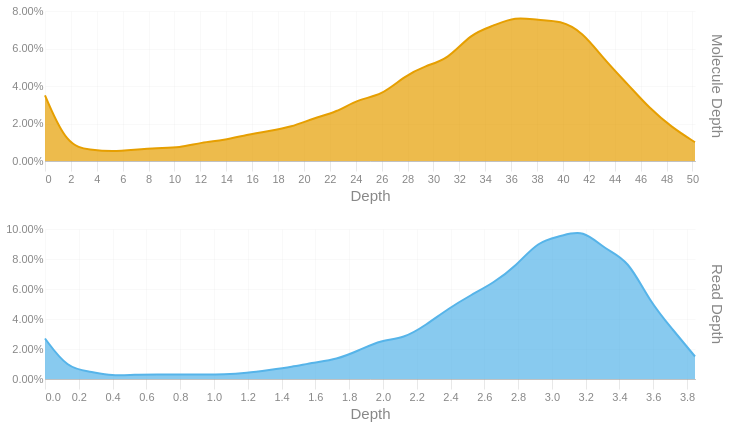

The code cell stored with this chart in its notebook:
### Code cell
readdep = depth_hist(tb['Read Depth'], q99, 3)
readdep = readdep.with_columns(pl.lit('Read Depth').alias('Metric'))
if not SKIPLR:
    moldep = depth_hist(tb['Molecule Depth'], mol_q99, 1)
    moldep = moldep.with_columns(pl.lit('Molecule Depth').alias('Metric'))
    _hist = pl.concat([readdep, moldep])
    _hist = _hist.filter(pl.col('Proportion') != 0)
    with SafeRender(_hist):
        (
            alt.Chart(_hist)        
            .mark_area(interpolate = "basis")
            .encode(
                x=alt.X('Bin:Q').scale(domainMin=0).axis(alt.Axis(title='Depth')),
                y = alt.Y('Proportion:Q', title = None).axis(format = '.2%'),
                color = alt.Color('Metric:N').legend(None),
                row = alt.Row("Metric:N").header(title = None, labelOrient = 'right'),
                tooltip = [
                    alt.Tooltip("Metric:N", title = "Metric"),
                    alt.Tooltip('Interval:N', title = "Depth Interval"),
                    alt.Tooltip('Proportion:Q', title = "% Alignments").format('.2%')
                ]
            )
            .resolve_scale(x='independent', y='independent')
            .properties(
                height = 150, width = 650,
                usermeta={'embedOptions': {'downloadFileName': f'{samplename}.depth.hist'}}
            )
        ).display()
else:
    readdep = readdep.filter(pl.col('Proportion') != 0)
    with SafeRender(readdep):
        (
            alt.Chart(readdep)        
            .mark_area(interpolate = "basis")
            .encode(
                x=alt.X('Bin:Q').scale(domainMin=0).axis(alt.Axis(title='Depth')),
                y = alt.Y('Proportion:Q', title = None).axis(format = '.2%'),
                tooltip = [
                    alt.Tooltip('Interval:N', title = "Depth Interval"),
                    alt.Tooltip('Proportion:Q', title = "% Alignments").format('.2%')
                ]
            )
            .properties(
                usermeta={'embedOptions': {'downloadFileName': f'{samplename}.depth.hist'}}
            )
        ).display()

### Figure 1 — Vega-Lite specification as saved in the notebook (floating-point values rounded to 4 significant figures)
{"width": 650, "height": 150, "config": {"title": {"anchor": "start", "dy": -15, "fontSize": 18, "color": "#888888", "subtitleColor": "#888888", "subtitleFontSize": 14}, "arc": {"fill": "#0072B2"}, "axis": {"domainColor": "#888888", "domainWidth": 0.5, "gridWidth": 0.2, "grid": false, "titleFontWeight": 400, "titleFontSize": 15, "labelFontSize": 11, "labelColor": "#888888", "tickColor": "#888888", "tickWidth": 0.2, "titleColor": "#888888"}, "axisBand": {"grid": false}, "axisX": {"grid": true, "tickSize": 10, "domainCap": "round"}, "axisY": {"domain": false, "grid": true, "tickSize": 0, "domainCap": "round"}, "background": "transparent", "header": {"labelFontSize": 15, "labelColor": "#888888", "titleFontSize": 15, "titleFontWeight": 600, "titleColor": "#888888"}, "legend": {"labelFont": "sans-serif", "labelFontSize": 12, "labelColor": "#888888", "symbolSize": 100, "symbolType": "circle", "titleFontSize": 12, "titlePadding": 10, "titleColor": "#888888", "title": null}, "range": {"category": ["#E69F00", "#56B4E9", "#009E73", "#F0E442", "#0072B2", "#D55E00", "#CC79A7", "#000000"], "diverging": ["#cfe8f3", "#a2d4ec", "#73bfe2", "#46abdb", "#1696d2", "#12719e"]}, "area": {"fill": "#0072B2", "fillOpacity": 0.7, "line": true, "strokeOpacity": 0.7}, "line": {"color": "#0072B2", "stroke": "#0072B2", "strokeWidth": 2}, "trail": {"color": "#0072B2", "stroke": "#0072B2", "strokeWidth": 0, "size": 1}, "point": {"filled": true, "fillOpacity": 1.0, "size": 95}, "text": {"color": "#888888", "fontSize": 11, "align": "right", "fontWeight": 400, "size": 11}, "bar": {"fill": "#0072B2", "stroke": null}, "view": {"stroke": null, "continuousWidth": 660, "continuousHeight": 400}}, "data": {"name": "data-6fe3496433c33006a457c7c495068c53"}, "mark": {"type": "area", "interpolate": "basis"}, "encoding": {"color": {"field": "Metric", "legend": null, "type": "nominal"}, "row": {"field": "Metric", "header": {"title": null, "labelOrient": "right"}, "type": "nominal"}, "tooltip": [{"field": "Metric", "title": "Metric", "type": "nominal"}, {"field": "Interval", "title": "Depth Interval", "type": "nominal"}, {"field": "Proportion", "format": ".2%", "title": "% Alignments", "type": "quantitative"}], "x": {"axis": {"title": "Depth"}, "field": "Bin", "scale": {"domainMin": 0}, "type": "quantitative"}, "y": {"axis": {"format": ".2%"}, "field": "Proportion", "title": null, "type": "quantitative"}}, "resolve": {"scale": {"x": "independent", "y": "independent"}}, "usermeta": {"embedOptions": {"downloadFileName": "S5_Connecticut_979.depth.hist"}}, "$schema": "https://vega.github.io/schema/vega-lite/v6.1.0.json", "datasets": {"data-6fe3496433c33006a457c7c495068c53": [{"Bin": 0.0, "Interval": "0.0-0.133", "Proportion": 0.027, "Metric": "Read Depth"}, {"Bin": 0.133, "Interval": "0.133-0.265", "Proportion": 0.007, "Metric": "Read Depth"}, {"Bin": 0.265, "Interval": "0.265-0.398", "Proportion": 0.005, "Metric": "Read Depth"}, {"Bin": 0.398, "Interval": "0.398-0.531", "Proportion": 0.002, "Metric": "Read Depth"}, {"Bin": 0.531, "Interval": "0.531-0.663", "Proportion": 0.003, "Metric": "Read Depth"}, {"Bin": 0.663, "Interval": "0.663-0.796", "Proportion": 0.003, "Metric": "Read Depth"}, {"Bin": 0.796, "Interval": "0.796-0.929", "Proportion": 0.003, "Metric": "Read Depth"}, {"Bin": 0.929, "Interval": "0.929-1.061", "Proportion": 0.003, "Metric": "Read Depth"}, {"Bin": 1.061, "Interval": "1.061-1.194", "Proportion": 0.003, "Metric": "Read Depth"}, {"Bin": 1.194, "Interval": "1.194-1.327", "Proportion": 0.004, "Metric": "Read Depth"}, {"Bin": 1.327, "Interval": "1.327-1.459", "Proportion": 0.006, "Metric": "Read Depth"}, {"Bin": 1.459, "Interval": "1.459-1.592", "Proportion": 0.008, "Metric": "Read Depth"}, {"Bin": 1.592, "Interval": "1.592-1.725", "Proportion": 0.011, "Metric": "Read Depth"}, {"Bin": 1.725, "Interval": "1.725-1.857", "Proportion": 0.013, "Metric": "Read Depth"}, {"Bin": 1.857, "Interval": "1.857-1.99", "Proportion": 0.019, "Metric": "Read Depth"}, {"Bin": 1.99, "Interval": "1.99-2.123", "Proportion": 0.026, "Metric": "Read Depth"}, {"Bin": 2.123, "Interval": "2.123-2.255", "Proportion": 0.027, "Metric": "Read Depth"}, {"Bin": 2.255, "Interval": "2.255-2.388", "Proportion": 0.036, "Metric": "Read Depth"}, {"Bin": 2.388, "Interval": "2.388-2.521", "Proportion": 0.047, "Metric": "Read Depth"}, {"Bin": 2.521, "Interval": "2.521-2.653", "Proportion": 0.056, "Metric": "Read Depth"}, {"Bin": 2.653, "Interval": "2.653-2.786", "Proportion": 0.064, "Metric": "Read Depth"}, {"Bin": 2.786, "Interval": "2.786-2.919", "Proportion": 0.075, "Metric": "Read Depth"}, {"Bin": 2.919, "Interval": "2.919-3.051", "Proportion": 0.092, "Metric": "Read Depth"}, {"Bin": 3.051, "Interval": "3.051-3.184", "Proportion": 0.095, "Metric": "Read Depth"}, {"Bin": 3.184, "Interval": "3.184-3.317", "Proportion": 0.1, "Metric": "Read Depth"}, {"Bin": 3.317, "Interval": "3.317-3.449", "Proportion": 0.086, "Metric": "Read Depth"}, {"Bin": 3.449, "Interval": "3.449-3.582", "Proportion": 0.08, "Metric": "Read Depth"}, {"Bin": 3.582, "Interval": "3.582-3.715", "Proportion": 0.051, "Metric": "Read Depth"}, {"Bin": 3.715, "Interval": "3.715-3.847", "Proportion": 0.033, "Metric": "Read Depth"}, {"Bin": 3.847, "Interval": "3.847-3.98", "Proportion": 0.015, "Metric": "Read Depth"}, {"Bin": 0.0, "Interval": "0.0-1.7", "Proportion": 0.035, "Metric": "Molecule Depth"}, {"Bin": 1.7, "Interval": "1.7-3.5", "Proportion": 0.008, "Metric": "Molecule Depth"}, {"Bin": 3.5, "Interval": "3.5-5.2", "Proportion": 0.006, "Metric": "Molecule Depth"}, {"Bin": 5.2, "Interval": "5.2-6.9", "Proportion": 0.005, "Metric": "Molecule Depth"}, {"Bin": 6.9, "Interval": "6.9-8.6", "Proportion": 0.006, "Metric": "Molecule Depth"}, {"Bin": 8.6, "Interval": "8.6-10.4", "Proportion": 0.007, "Metric": "Molecule Depth"}, {"Bin": 10.4, "Interval": "10.4-12.1", "Proportion": 0.007, "Metric": "Molecule Depth"}, {"Bin": 12.1, "Interval": "12.1-13.8", "Proportion": 0.01, "Metric": "Molecule Depth"}, {"Bin": 13.8, "Interval": "13.8-15.6", "Proportion": 0.011, "Metric": "Molecule Depth"}, {"Bin": 15.6, "Interval": "15.6-17.3", "Proportion": 0.014, "Metric": "Molecule Depth"}, {"Bin": 17.3, "Interval": "17.3-19.0", "Proportion": 0.016, "Metric": "Molecule Depth"}, {"Bin": 19.0, "Interval": "19.0-20.8", "Proportion": 0.018, "Metric": "Molecule Depth"}, {"Bin": 20.8, "Interval": "20.8-22.5", "Proportion": 0.023, "Metric": "Molecule Depth"}, {"Bin": 22.5, "Interval": "22.5-24.2", "Proportion": 0.026, "Metric": "Molecule Depth"}, {"Bin": 24.2, "Interval": "24.2-26.0", "Proportion": 0.033, "Metric": "Molecule Depth"}, {"Bin": 26.0, "Interval": "26.0-27.7", "Proportion": 0.035, "Metric": "Molecule Depth"}, {"Bin": 27.7, "Interval": "27.7-29.4", "Proportion": 0.045, "Metric": "Molecule Depth"}, {"Bin": 29.4, "Interval": "29.4-31.1", "Proportion": 0.051, "Metric": "Molecule Depth"}, {"Bin": 31.1, "Interval": "31.1-32.9", "Proportion": 0.054, "Metric": "Molecule Depth"}, {"Bin": 32.9, "Interval": "32.9-34.6", "Proportion": 0.068, "Metric": "Molecule Depth"}, {"Bin": 34.6, "Interval": "34.6-36.3", "Proportion": 0.072, "Metric": "Molecule Depth"}, {"Bin": 36.3, "Interval": "36.3-38.1", "Proportion": 0.077, "Metric": "Molecule Depth"}, {"Bin": 38.1, "Interval": "38.1-39.8", "Proportion": 0.075, "Metric": "Molecule Depth"}, {"Bin": 39.8, "Interval": "39.8-41.5", "Proportion": 0.075, "Metric": "Molecule Depth"}, {"Bin": 41.5, "Interval": "41.5-43.2", "Proportion": 0.069, "Metric": "Molecule Depth"}, {"Bin": 43.2, "Interval": "43.2-45.0", "Proportion": 0.054, "Metric": "Molecule Depth"}, {"Bin": 45.0, "Interval": "45.0-46.7", "Proportion": 0.041, "Metric": "Molecule Depth"}, {"Bin": 46.7, "Interval": "46.7-48.4", "Proportion": 0.028, "Metric": "Molecule Depth"}, {"Bin": 48.4, "Interval": "48.4-50.2", "Proportion": 0.018, "Metric": "Molecule Depth"}, {"Bin": 50.2, "Interval": "50.2-51.9", "Proportion": 0.01, "Metric": "Molecule Depth"}]}}
